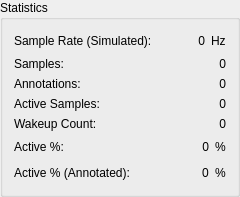
              <widget class="QGroupBox" name="groupBox_3">
               <property name="title">
                <string>Statistics</string>
               </property>
               <layout class="QFormLayout" name="formLayout_2">
                <item row="2" column="0">
                 <widget class="QLabel" name="label_6">
                  <property name="text">
                   <string>Samples:</string>
                  </property>
                 </widget>
                </item>
                <item row="0" column="0">
                 <widget class="QLabel" name="label_26">
                  <property name="text">
                   <string>Sample Rate (Simulated):</string>
                  </property>
                 </widget>
                </item>
                <item row="0" column="1">
                 <layout class="QHBoxLayout" name="horizontalLayout_2">
                  <item>
                   <spacer name="horizontalSpacer_2">
                    <property name="orientation">
                     <enum>Qt::Horizontal</enum>
                    </property>
                    <property name="sizeHint" stdset="0">
                     <size>
                      <width>40</width>
                      <height>20</height>
                     </size>
                    </property>
                   </spacer>
                  </item>
                  <item>
                   <widget class="QLabel" name="label_sampleratesim">
                    <property name="text">
                     <string>0</string>
                    </property>
                    <property name="alignment">
                     <set>Qt::AlignRight|Qt::AlignTrailing|Qt::AlignVCenter</set>
                    </property>
                   </widget>
                  </item>
                  <item>
                   <widget class="QLabel" name="label_31">
                    <property name="text">
                     <string>Hz</string>
                    </property>
                   </widget>
                  </item>
                 </layout>
                </item>
                <item row="4" column="0">
                 <widget class="QLabel" name="label_15">
                  <property name="text">
                   <string>Active Samples:</string>
                  </property>
                 </widget>
                </item>
                <item row="5" column="0">
                 <widget class="QLabel" name="label_8">
                  <property name="text">
                   <string>Wakeup Count:</string>
                  </property>
                 </widget>
                </item>
                <item row="6" column="0">
                 <widget class="QLabel" name="label_9">
                  <property name="text">
                   <string>Active %:</string>
                  </property>
                 </widget>
                </item>
                <item row="2" column="1">
                 <widget class="QLabel" name="label_samples">
                  <property name="text">
                   <string>0</string>
                  </property>
                  <property name="alignment">
                   <set>Qt::AlignRight|Qt::AlignTrailing|Qt::AlignVCenter</set>
                  </property>
                 </widget>
                </item>
                <item row="4" column="1">
                 <widget class="QLabel" name="label_activesamples">
                  <property name="text">
                   <string>0</string>
                  </property>
                  <property name="alignment">
                   <set>Qt::AlignRight|Qt::AlignTrailing|Qt::AlignVCenter</set>
                  </property>
                 </widget>
                </item>
                <item row="5" column="1">
                 <widget class="QLabel" name="label_wakeups">
                  <property name="text">
                   <string>0</string>
                  </property>
                  <property name="alignment">
                   <set>Qt::AlignRight|Qt::AlignTrailing|Qt::AlignVCenter</set>
                  </property>
                 </widget>
                </item>
                <item row="6" column="1">
                 <layout class="QHBoxLayout" name="horizontalLayout_14">
                  <item>
                   <spacer name="horizontalSpacer_4">
                    <property name="orientation">
                     <enum>Qt::Horizontal</enum>
                    </property>
                    <property name="sizeHint" stdset="0">
                     <size>
                      <width>40</width>
                      <height>20</height>
                     </size>
                    </property>
                   </spacer>
                  </item>
                  <item>
                   <widget class="QLabel" name="label_activepercent">
                    <property name="text">
                     <string>0</string>
                    </property>
                    <property name="alignment">
                     <set>Qt::AlignRight|Qt::AlignTrailing|Qt::AlignVCenter</set>
                    </property>
                   </widget>
                  </item>
                  <item>
                   <widget class="QLabel" name="label_32">
                    <property name="text">
                     <string>%</string>
                    </property>
                   </widget>
                  </item>
                 </layout>
                </item>
                <item row="7" column="0">
                 <widget class="QLabel" name="label_33">
                  <property name="text">
                   <string>Active % (Annotated):</string>
                  </property>
                 </widget>
                </item>
                <item row="7" column="1">
                 <layout class="QHBoxLayout" name="horizontalLayout_18">
                  <item>
                   <spacer name="horizontalSpacer_12">
                    <property name="orientation">
                     <enum>Qt::Horizontal</enum>
                    </property>
                    <property name="sizeHint" stdset="0">
                     <size>
                      <width>40</width>
                      <height>20</height>
                     </size>
                    </property>
                   </spacer>
                  </item>
                  <item>
                   <widget class="QLabel" name="label_videoActive">
                    <property name="text">
                     <string>0</string>
                    </property>
                   </widget>
                  </item>
                  <item>
                   <widget class="QLabel" name="label_35">
                    <property name="text">
                     <string>%</string>
                    </property>
                   </widget>
                  </item>
                 </layout>
                </item>
                <item row="3" column="0">
                 <widget class="QLabel" name="label_41">
                  <property name="text">
                   <string>Annotations:</string>
                  </property>
                 </widget>
                </item>
                <item row="3" column="1">
                 <widget class="QLabel" name="label_annotationCount">
                  <property name="text">
                   <string>0</string>
                  </property>
                  <property name="alignment">
                   <set>Qt::AlignRight|Qt::AlignTrailing|Qt::AlignVCenter</set>
                  </property>
                 </widget>
                </item>
               </layout>
              </widget>
